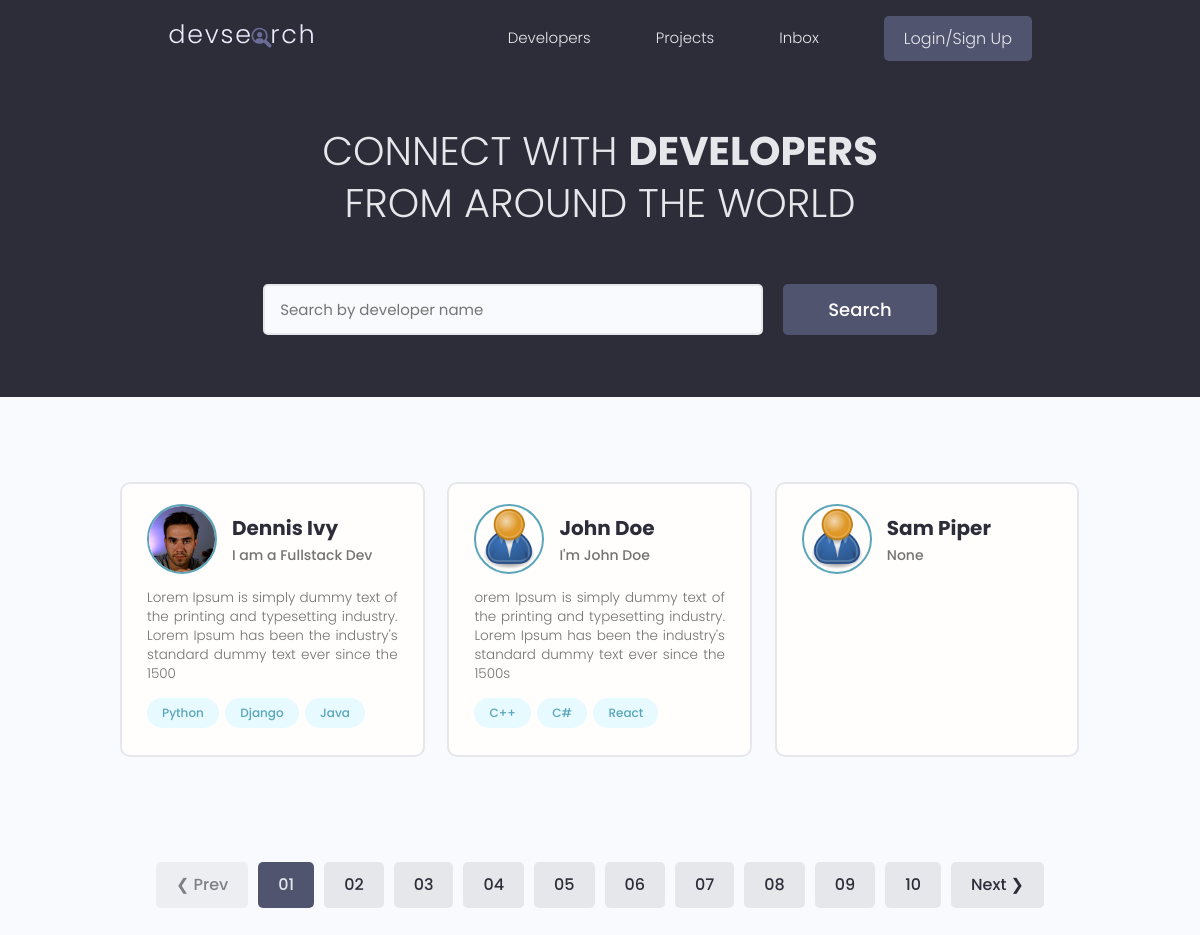
Before: / with the older database file.
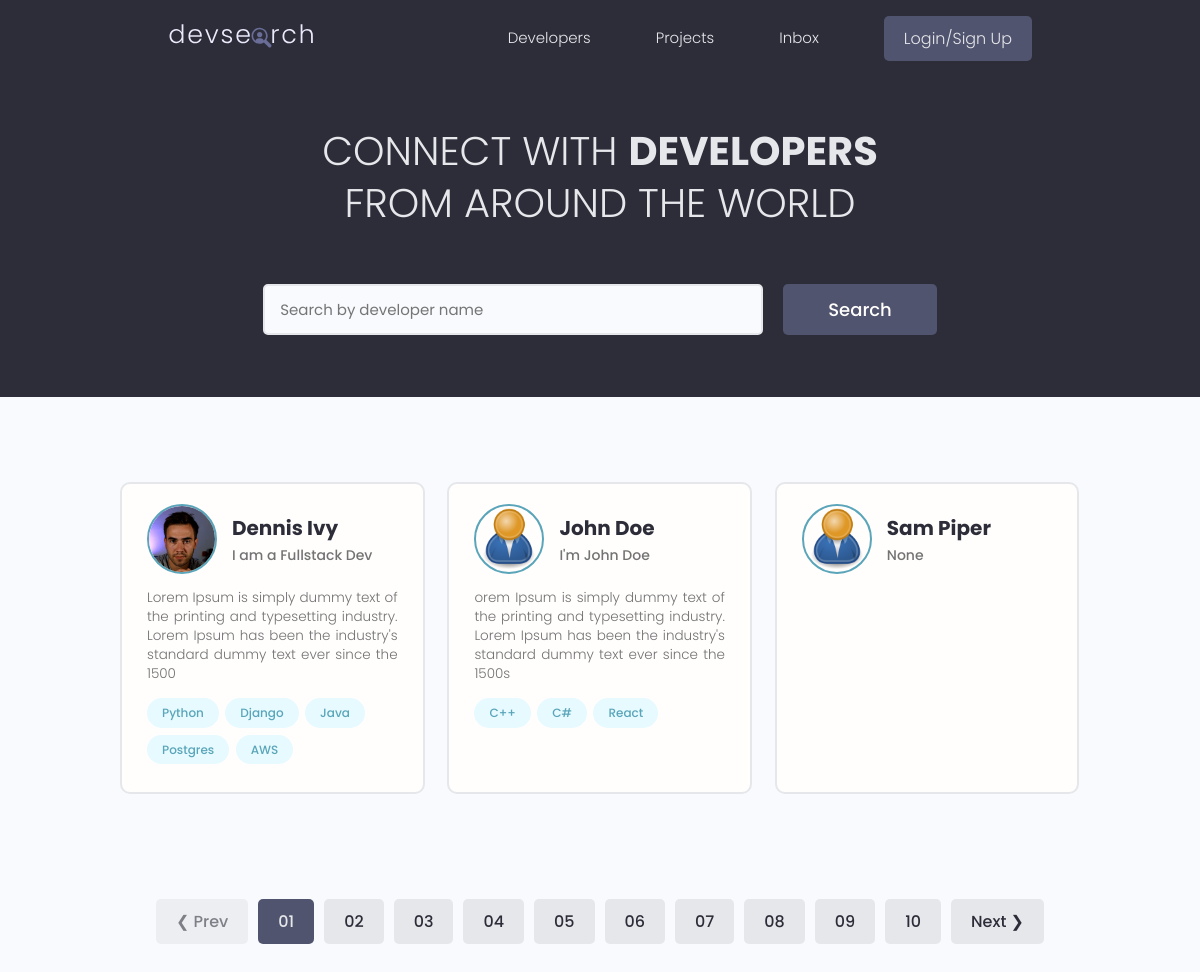
After: the same page with the newer database file.
### users/models.py (models this page shows, shortened)
class Profile(models.Model):
    user = models.OneToOneField(User, on_delete=models.CASCADE, null=True, blank=True)
    name = models.CharField(max_length=200, blank=True, null=True)
    email = models.EmailField(max_length=500, blank=True,null=True)
    username = models.CharField(max_length=200, blank=True, null=True)
    location = models.CharField(max_length=200, blank=True, null=True)
    short_intro = models.CharField(max_length=500, blank=True, null=True)
    bio = models.TextField(blank=True, null=True)
    profile_image = models.ImageField(blank=True, null=True, upload_to='profiles/', default='profiles/user-default.png' )
    social_github = models.CharField(max_length=200, blank=True, null=True)
    social_twitter = models.CharField(max_length=200, blank=True, null=True)
    social_linkedin = models.CharField(max_length=200, blank=True, null=True)
    social_youtube = models.CharField(max_length=200, blank=True, null=True)
    social_website = models.CharField(max_length=200, blank=True, null=True)
    created = models.DateTimeField(auto_now_add=True)
    id = models.UUIDField(default=uuid.uuid4, unique=True, primary_key=True, editable=False)

class Skill(models.Model):
    owner =  models.ForeignKey(Profile, on_delete=models.CASCADE, null=True)
    name = models.CharField(max_length= 200,null=True, blank=True)
    description = models.TextField(null=True, blank=True)
    created = models.DateTimeField(auto_now_add=True)
    id = models.UUIDField(default=uuid.uuid4, unique=True, primary_key=True, editable=False)
    def __str__(self):
        return str(self.name)

### users/views.py (the view)
# urls.py: path('', views.profiles, name='profiles'),
def profiles(request):
    profiles = Profile.objects.all()
    context = {'profiles' : profiles}
    return render(request, 'users/profiles.html', context )

### users/templates/users/profiles.html (shortened to what this page needs)
{% extends "main.html" %}
{%load static%}
{% block content %}
  <main class="home">
    <section class="hero-section text-center">
      <div class="container container--narrow">
        <div class="hero-section__box">
          <h2>CONNECT WITH <span>DEVELOPERS</span></h2>
          <h2>FROM AROUND THE WORLD</h2>
        </div>
        <div class="hero-section__search">
          <form class="form" action="#" method="get">
            <div class="form__field">
              <input class="input input--text" id="formInput#search" type="text" name="text"
                placeholder="Search by developer name" />
            </div>
            <input class="btn btn--sub btn--lg" type="submit" value="Search" />
          </form>
        </div>
      </div>
    </section>
    <section class="devlist">
      <div class="container">
        <div class="grid grid--three">
            {%for profile in profiles%}
          <div class="column card">
            <div class="dev">
              <a href="{%url 'user-profile' profile.id%}" class="card__body">
                <div class="dev__profile">
                  <img class="avatar avatar--md" src="{{profile.profile_image.url}}" alt="image" />
                  <div class="dev__meta">
                    <h3>{{profile.name}}</h3>
                    <h5>{{profile.short_intro|slice:"60"}}</h5>
                  </div>
                </div>
                <p class="dev__info">{{profile.bio|slice:"150"}}</p>
                <div class="dev__skills">
                    {%for skill in profile.skill_set.all|slice:"5"%}
                  <span class="tag tag--pill tag--main">
                    <small>{{skill}}</small>
                  </span>
                  {%endfor%}
                </div>
              </a>
            </div>
          </div>
          {%endfor%}
        </div>
      </div>
    </section>
    <div class="pagination">
      <ul class="container">
        <li><a href="#" class="btn btn--disabled">&#10094; Prev</a></li>
        <li><a href="#" class="btn btn--sub">01</a></li>
        <li><a href="#" class="btn">02</a></li>
        <li><a href="#" class="btn">03</a></li>
        <li><a href="#" class="btn">04</a></li>
        <li><a href="#" class="btn">05</a></li>
        <li><a href="#" class="btn">06</a></li>
        <li><a href="#" class="btn">07</a></li>
        <li><a href="#" class="btn">08</a></li>
        <li><a href="#" class="btn">09</a></li>
        <li><a href="#" class="btn">10</a></li>
        <li><a href="#" class="btn">Next &#10095;</a></li>
      </ul>
    </div>
  </main>
{% endblock content %}

Changed rows visible on the page:
added Skill: name "Postgres", shown under Profile "Dennis Ivy"
added Skill: name "AWS", shown under Profile "Dennis Ivy"
